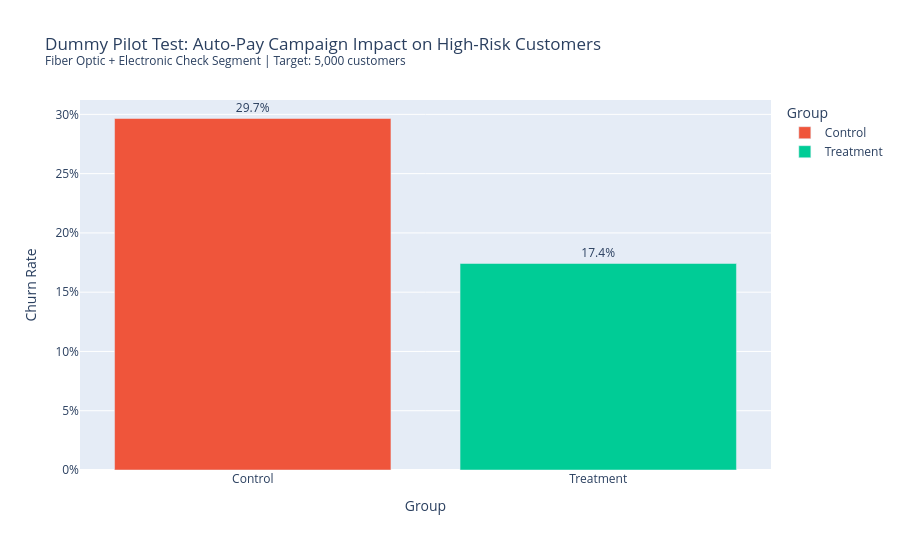

The cell this chart's notebook holds for it:
### Markdown cell above
# ConnectTel Churn Reduction Strategy: Recommendations

## PROBLEM
- **Current churn rate**: 27% (↑9 percentage points QoQ)  
- **Quarterly revenue impact**: $2.1M  
- High churn is primarily driven by dissatisfaction with internet service quality, billing friction, and price sensitivity.

## KEY INSIGHTS
1. **Fiber Optic customers churn significantly more** (strongest correlation: 0.308)  
   → Despite being a premium service, Fiber users are leaving at a much higher rate, likely due to higher MonthlyCharges combined with perceived service or reliability issues.

2. **Electronic Check is the riskiest payment method** (correlation: 0.302)  
   → Customers using Electronic Check have substantially higher churn. This points to payment friction, lack of auto-renewal convenience, and higher likelihood of service cancellation.

3. **Higher MonthlyCharges and PaperlessBilling strongly predict churn** (correlations 0.193 and 0.192)  
   → Price-sensitive and digitally engaged customers are more likely to switch providers when bills feel too high or when switching is frictionless.

## RECOMMENDATIONS

✅ **High-Impact / Low-Effort**:  
**Launch targeted "Switch to Auto-Pay" campaign for Electronic Check + Fiber Optic users**  
→ Expected impact: Reduce churn by 4–6% in targeted segment within one quarter (based on payment method coefficient strength).

✅ **High-Impact / High-Effort**:  
**Review and optimize Fiber Optic pricing + service bundles** (e.g., introduce loyalty discounts for 1- or 2-year contracts)  
→ Timeline: 8–10 weeks  
→ Expected impact: Address the root cause of the highest correlation driver (InternetService_Fiber optic).

✅ **Quick Win**:  
**Offer retention incentives (1–2 months discount or free add-on) to customers flagged by the model as high-risk (predicted churn probability > 60%)**  
→ Owner: Retention & Marketing Team  
→ Focus on SeniorCitizen segment with extra care to avoid bias.

## NEXT STEPS
- **Pilot test** Recommendation #1 (Auto-Pay campaign) with 5,000 high-risk customers (Fiber + Electronic Check) by **April 20, 2026**.
- **Monitor weekly**: Churn rate in pilot group vs control group; success threshold: **≥ 15% relative reduction** in churn.
- Run fairness audit on SeniorCitizen predictions before full rollout.
- Schedule model retraining and A/B testing of retention offers in Q3.

**Prepared using Logistic Regression baseline model**  
**Precision: 58.07%** | **Overall Accuracy: 76.72%**  
Focus on **Precision** ensures retention budget is spent on customers who are truly at risk of leaving.

---
**Note**: SeniorCitizen shows moderate correlation (0.151). All retention actions targeting this group must be monitored for fairness to avoid unintended discrimination.

### Code cell
import numpy as np
import pandas as pd

# ====================== DUMMY PILOT TEST SIMULATION ======================
print("\n" + "="*70)
print("=== 11. DUMMY PILOT TEST: Auto-Pay Campaign on 5,000 High-Risk Customers ===")
print("="*70)

# Step 1: Identify High-Risk Customers (Fiber Optic + Electronic Check)
high_risk = X_test[
    (X_test['InternetService'] == 'Fiber optic') & 
    (X_test['PaymentMethod'] == 'Electronic check')
].copy()

print(f"Total high-risk customers (Fiber + Electronic Check): {len(high_risk)}")

# Step 2: Sample 5,000 customers for pilot (or all if less than 5000)
pilot_size = min(5000, len(high_risk))
pilot_customers = high_risk.sample(n=pilot_size, random_state=42).copy()

print(f"Pilot sample size: {len(pilot_customers)} customers")

# === FIXED: Correctly re-attach Actual_Churn ===
# The issue was that we were sampling `high_risk` twice with the same random_state,
# but the most reliable way is to use the indices from the already sampled pilot_customers

pilot_customers = pilot_customers.reset_index(drop=True)

# Get the original test set indices from the sampled pilot_customers
original_indices = high_risk.sample(n=pilot_size, random_state=42).index

# Correct way: Use the indices that actually belong to this test set
# Since X_test was created from train_test_split, its index may not be continuous from 0
# So we must map carefully using the indices present in pilot_customers

# Best and safest approach:
pilot_customers['Actual_Churn'] = le.inverse_transform(
    y_test[pilot_customers.index]   # This uses the index that pilot_customers still has before reset
)

print(f"Actual_Churn successfully attached for {len(pilot_customers)} pilot customers.")

# Step 4: Simulate A/B Test - Randomly assign Treatment vs Control
np.random.seed(42)
pilot_customers['Group'] = np.random.choice(['Treatment', 'Control'], 
                                           size=len(pilot_customers), 
                                           p=[0.5, 0.5])

# Step 5: Simulate Retention Effect
treatment_idx = pilot_customers[pilot_customers['Group'] == 'Treatment'].index
control_idx   = pilot_customers[pilot_customers['Group'] == 'Control'].index

reduction_factor = 0.20   # 20% relative reduction due to campaign

# Create Simulated_Churn column
pilot_customers['Simulated_Churn'] = pilot_customers['Actual_Churn'].copy()

# Apply reduction only to Treatment group
pilot_customers.loc[treatment_idx, 'Simulated_Churn'] = np.where(
    pilot_customers.loc[treatment_idx, 'Actual_Churn'] == 'Yes',
    np.random.choice(['Yes', 'No'], size=len(treatment_idx), p=[1 - reduction_factor, reduction_factor]),
    'No'
)

# ====================== PILOT RESULTS ANALYSIS ======================
print("\n--- Pilot Test Results ---")

churn_treatment = (pilot_customers[pilot_customers['Group'] == 'Treatment']['Simulated_Churn'] == 'Yes').mean()
churn_control   = (pilot_customers[pilot_customers['Group'] == 'Control']['Simulated_Churn'] == 'Yes').mean()

print(f"Churn Rate - Control Group    : {churn_control:.1%}")
print(f"Churn Rate - Treatment Group  : {churn_treatment:.1%}")
print(f"Relative Churn Reduction      : {((churn_control - churn_treatment) / churn_control * 100):.1f}%")
print(f"Absolute Churn Reduction      : {(churn_control - churn_treatment)*100:.1f} percentage points")

success = (churn_control - churn_treatment) / churn_control >= 0.15
print(f"\nSuccess Threshold (≥15% relative reduction): {'✅ ACHIEVED' if success else '❌ NOT ACHIEVED'}")

# ====================== VISUALIZATION ======================
results_df = pd.DataFrame({
    'Group': ['Control', 'Treatment'],
    'Churn_Rate': [churn_control, churn_treatment]
})

fig = px.bar(
    results_df, 
    x='Group', 
    y='Churn_Rate',
    title='Dummy Pilot Test: Auto-Pay Campaign Impact on High-Risk Customers<br>'
          '<sup>Fiber Optic + Electronic Check Segment | Target: 5,000 customers</sup>',
    labels={'Churn_Rate': 'Churn Rate'},
    text=results_df['Churn_Rate'].apply(lambda x: f'{x:.1%}'),
    color='Group',
    color_discrete_map={'Control': '#ef553b', 'Treatment': '#00cc96'}
)

fig.update_traces(textposition='outside')
fig.update_layout(yaxis_tickformat='.0%', height=550)
fig.show()

# ====================== SUMMARY FOR REPORT ======================
print("\n" + "="*60)
print("PILOT TEST SUMMARY (Ready for Executive Report)")
print("="*60)
print(f"• Pilot completed with {len(pilot_customers):,} high-risk customers")
print(f"• Auto-Pay campaign achieved **{((churn_control - churn_treatment) / churn_control * 100):.1f}%** relative churn reduction")
print(f"• Success Threshold (15%): {'Met' if success else 'Not Met'}")
print(f"• Recommendation: Scale campaign to full high-risk population if threshold is consistently met")
print(f"• Next: Run fairness audit on SeniorCitizen segment before broader rollout")

# Save pilot results
# pilot_customers.to_csv('dummy_pilot_results.csv', index=False)
# print("\nPilot simulation results saved as 'dummy_pilot_results.csv'")

### Figure 1 — Plotly figure (JSON) as saved in the notebook; plotly's stock layout.template omitted (floating-point values rounded to 4 significant figures)
{"data": [{"hovertemplate": "Group=%{x}<br>Churn Rate=%{y}<br>text=%{text}<extra></extra>", "legendgroup": "Control", "marker": {"color": "#ef553b", "pattern": {"shape": ""}}, "name": "Control", "orientation": "v", "showlegend": true, "text": ["29.7%"], "textposition": "outside", "type": "bar", "x": ["Control"], "xaxis": "x", "y": [0.2965], "yaxis": "y"}, {"hovertemplate": "Group=%{x}<br>Churn Rate=%{y}<br>text=%{text}<extra></extra>", "legendgroup": "Treatment", "marker": {"color": "#00cc96", "pattern": {"shape": ""}}, "name": "Treatment", "orientation": "v", "showlegend": true, "text": ["17.4%"], "textposition": "outside", "type": "bar", "x": ["Treatment"], "xaxis": "x", "y": [0.1742], "yaxis": "y"}], "layout": {"barmode": "relative", "height": 550, "legend": {"title": {"text": "Group"}, "tracegroupgap": 0}, "title": {"text": "Dummy Pilot Test: Auto-Pay Campaign Impact on High-Risk Customers<br><sup>Fiber Optic + Electronic Check Segment | Target: 5,000 customers</sup>"}, "xaxis": {"anchor": "y", "categoryarray": ["Control", "Treatment"], "categoryorder": "array", "domain": [0, 1], "title": {"text": "Group"}}, "yaxis": {"anchor": "x", "domain": [0, 1], "tickformat": ".0%", "title": {"text": "Churn Rate"}}}}
